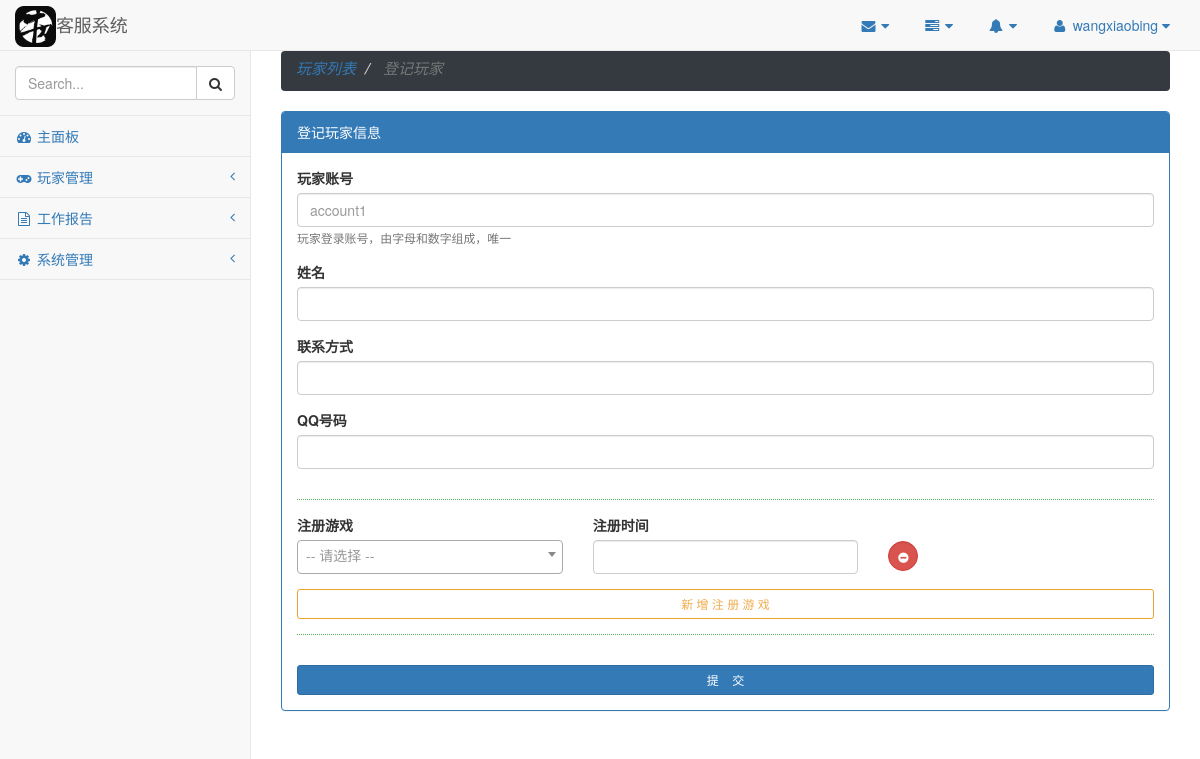
/customer-service/player/add/ (signed in), run on the app's committed database.
### customer_service/models.py (models this page shows, shortened)
class User(AbstractBaseUser, PermissionsMixin):
    objects = UserManager()
    loginname = models.CharField(
        _('login name'), null=False, max_length=100, unique=True
    )
    first_name = models.CharField(
        _('姓氏'), max_length=64, blank=True, null=True
    )
    last_name = models.CharField(
        _('名称'), max_length=64, blank=True, null=True
    )
    email = models.EmailField(
        _('邮箱'), unique=True, max_length=255, null=True
    )
    is_staff = models.BooleanField(
        _('staff status'), default=False,
        help_text=_(
            'Designates whether the user can log into this admin site.'
        )
    )
    is_active = models.BooleanField(
        _('active'), default=False,
        help_text=_(
            '标识用户的状态'
        )
    )
    role = models.ForeignKey(Role, related_name='user_role', null=True, default=None)
    date_joined = models.DateTimeField(_('date joined'), default=timezone.now)
    USERNAME_FIELD = 'loginname'
    class Meta:
        verbose_name = _('系统用户')
        verbose_name_plural = _('系统用户')
        default_permissions = ('add', 'change', 'delete', 'view')

class Menu(models.Model):
    name = models.CharField(max_length=50, null=False)
    label = models.CharField(max_length=40, null=False)
    icon = models.CharField(max_length=30, null=True)
    order_index = models.IntegerField(null=True)
    parent = models.IntegerField(null=False, default=0)
    class Meta:
        verbose_name = verbose_name_plural = "菜单"
        db_table = "menu"

### customer_service/decorator.py (the view)
        def third_func(request, *args, **kwargs):
            if request.user.is_authenticated() and request.user.role_id in perm_list:
                return wrapped_func(request, *args, **kwargs)
            else:
                raise PermissionDenied()

### customer_service/decorator.py (called while the page is built)
def permission_need(perm_list):
    if not isinstance(perm_list, (list, tuple)):
        perm_list = [perm_list]
    def second_func(wrapped_func):
        def third_func(request, *args, **kwargs):
            if request.user.is_authenticated() and request.user.role_id in perm_list:
                return wrapped_func(request, *args, **kwargs)
            else:
                raise PermissionDenied()
        return third_func
    return second_func

### customer_service/modules/context.py (called while the page is built)
def namedtuplefetchall(cursor):
    desc = cursor.description
    nt_result = namedtuple('Result', [col[0] for col in desc])
    return [nt_result(*row) for row in cursor.fetchall()]

    @staticmethod
    def get_url(view_name):
        try:
            url = reverse(view_name)
        except NoReverseMatch:
            url = view_name
        return url

### customer_service/templatetags/html_controls.py (called while the page is built)
@register.simple_tag(name='group')
def generate_field_group(field_info):
    if field_info.get('type') != 'group':
        return ''
    _group_html = '<div class="row {group_css}" {attrs}>\n'.format(
        group_css=field_info.get('group_css', ''),
        attrs=" ".join(['%s="%s"' % attr for attr in field_info.get('attrs', {}).items()])
    )
    field_group = field_info.get('group', [])
    for field_info in field_group:
        field_type = field_info.get('type')
        generate_html_func = getattr(sys.modules[__name__], '_%s_html' % field_type)
        _control_html = generate_html_func(field_info)
        _group_html += '%s\n' % _control_html
    _group_html += '</div>'
    return mark_safe(_group_html)

@register.simple_tag(name='radio')
def generate_radio(field_info):
    return _radio_html(field_info)

@register.simple_tag(name='checkbox')
def generate_checkbox(field_info):
    return _checkbox_html(field_info)

@register.simple_tag(name='file_upload')
def generate_file_upload(field_info):
    return _file_html(field_info)

@register.simple_tag(name='multi_select')
def generate_multi_select(field_info):
    return _multi_select_html(field_info)

@register.simple_tag(name='select')
def generate_select(field_info):
    return _select_html(field_info)

@register.simple_tag(name='password')
def generate_password(field_info):
    return _password_html(field_info)

@register.simple_tag(name='text')
def generate_text(field_info):
    return _text_html(field_info)

@control_decorator('group_button')
def _group_button_html(field_info):
    field_info['type'] = 'button'
    return _button_html(field_info)

### customer_service/templates/change.html (shortened to what this page needs)
{% extends "base.html" %}
{% block extra_css %}
    {% for css in media.css %}
        {{ css }}
    {% endfor %}
{% endblock %}
{% block content %}
    <div class="row">
    {% include "breadcrumb.html" %}
    </div>
    <div class="row">
        <div class="col-lg-12">
            <div class="panel panel-primary">
                <div class="panel-heading">{{ panel_heading }}</div>
                <div class="panel-body">
                    {% include "form.html" %}
                </div>
            </div>
        </div>
    </div>
{% endblock %}

### customer_service/templates/base.html (shortened to what this page needs)
{% load staticfiles %}
{% load i18n %}
<!DOCTYPE html>
<html lang="en">
<head>
    <link rel="stylesheet" href="{% static 'vendor/bootstrap/css/bootstrap.min.css' %}" />
    <link rel="stylesheet" href="{% static 'common/font-awesome/css/font-awesome.min.css' %}" />
    <link rel="stylesheet" href="{% static 'vendor/metisMenu/metisMenu.min.css' %}" />
    <link rel="stylesheet" href="{% static 'css/sb-admin-2.min.css' %}" />
    <link rel="stylesheet" href="{% static 'css/customer-service.css' %}" />
    {% block extra_css %}
    {% endblock %}
</head>
<body>
    <div id="wrapper">
        <nav class="navbar navbar-default navbar-static-top" role="navigation" style="margin-bottom: 0">
            <div class="navbar-header">
                <a class="navbar-brand" href="{% url 'index' %}">
                    <img src="{% static 'img/niudao.png' %}" style="width: 7%; margin-bottom: 2px;">客服系统
                </a>
            </div>
            <ul class="nav navbar-top-links navbar-right">
                <li class="dropdown">
                    <a class="dropdown-toggle" data-toggle="dropdown" href="#">
                        <i class="fa fa-envelope fa-fw"></i> <i class="fa fa-caret-down"></i>
                    </a>
                </li>
                <li class="dropdown">
                    <a class="dropdown-toggle" data-toggle="dropdown" href="#">
                        <i class="fa fa-tasks fa-fw"></i> <i class="fa fa-caret-down"></i>
                    </a>
                </li>
                <li class="dropdown">
                    <a class="dropdown-toggle" data-toggle="dropdown" href="#">
                        <i class="fa fa-bell fa-fw"></i> <i class="fa fa-caret-down"></i>
                    </a>
                </li>
                <li class="dropdown">
                    <a class="dropdown-toggle" data-toggle="dropdown" href="#">
                        <i class="fa fa-user fa-fw"></i> {{ user }} <i class="fa fa-caret-down"></i>
                    </a>
                </li>
            </ul>
            <div class="navbar-default sidebar" role="navigation">
                <div class="sidebar-nav navbar-collapse">
                    <ul class="nav" id="side-menu">
                        <li class="sidebar-search">
                            <div class="input-group custom-search-form">
                                <input id="menu_search_text" type="text" class="form-control" placeholder="Search...">
                                <span class="input-group-btn">
                                <button id="menu_search_btn" class="btn btn-default" type="button">
                                    <i class="fa fa-search"></i>
                                </button>
                            </span>
                            </div>
                        </li>
                        <li>
                            <a href="{% url 'index' %}"><i class="fa fa-dashboard fa-fw"></i> 主面板</a>
                        </li>
                        {% for menu in menus %}
                        <li>
                            <a href="{{ menu.href }}"><i class="fa {{ menu.icon }} fa-fw"></i> {{ menu.label }}
                                {% if menu.submenu %}
                                <span class="fa arrow"></span>
                                {% endif %}
                            </a>
                        </li>
                        {% endfor %}
                    </ul>
                </div>
            </div>
        </nav>
        <div id="page-wrapper">
            {% block content %}
            {% endblock %}
        </div>
    </div>
</body>
</html>

### customer_service/static/css/customer-service.css (style rules this page uses)
.navbar-brand>img { display: inline; }
.navbar-brand { padding: 6px 15px; }

### customer_service/static/css/player.css (style rules this page uses)
.bottom-border { padding-bottom: 15px; border-bottom: 1px dotted #5cb85c; margin-bottom: 30px; }
.previous-border { padding-bottom: 30px; border-bottom: 1px dotted #5cb85c; margin-bottom: 15px; }
.delete-icon-button { margin-top: 26px; }

### data on the page
User: loginname "wangxiaobing"
Menu: label "玩家管理"
Menu: label "工作报告"
Menu: label "系统管理"

### other printed values
{{ breadcrumb_item.label }} "玩家列表"
{{ breadcrumb_item.label }} "登记玩家"
{{ panel_heading }} "登记玩家信息"
